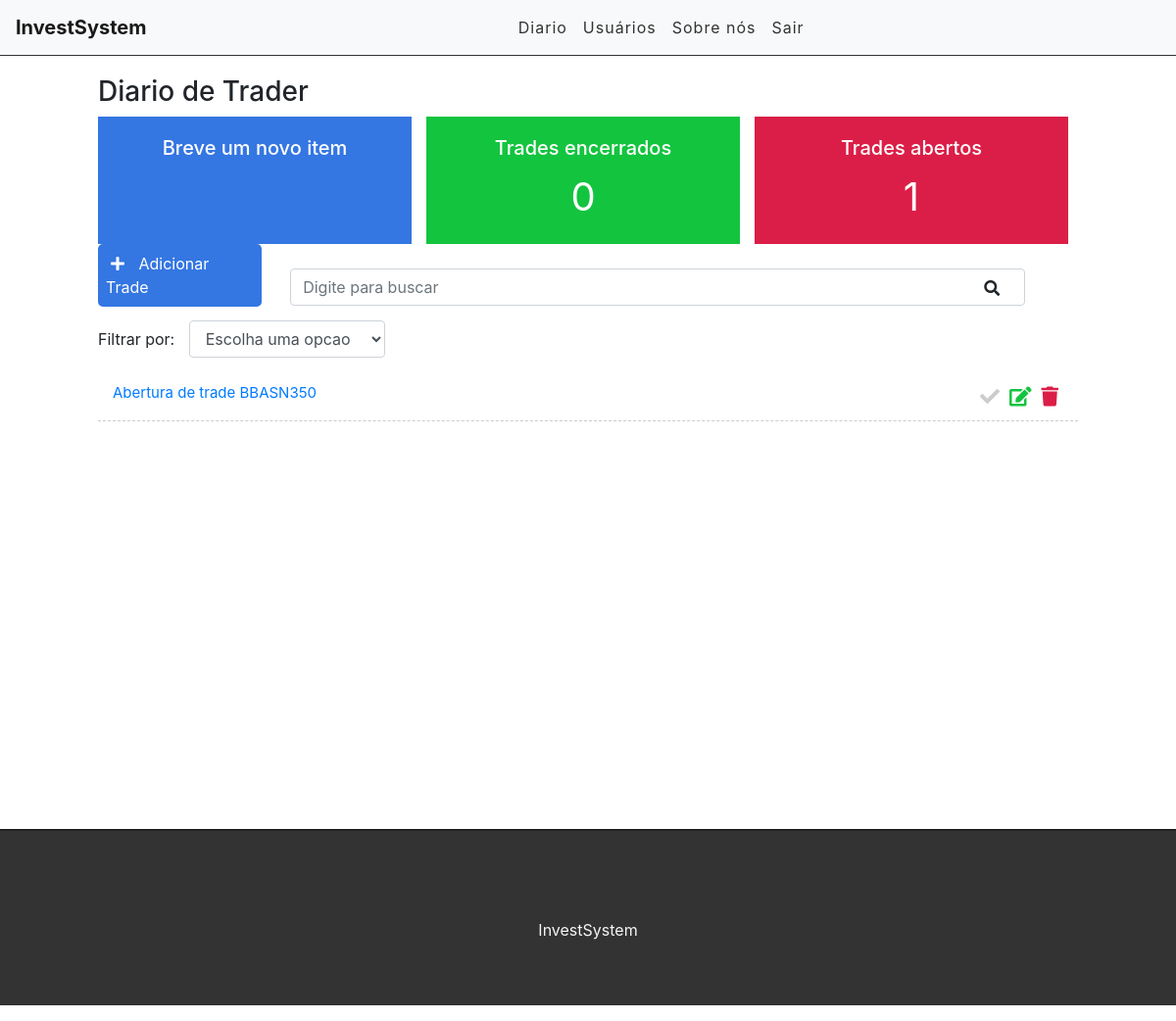
Before: /diario (signed in) with the older database file.
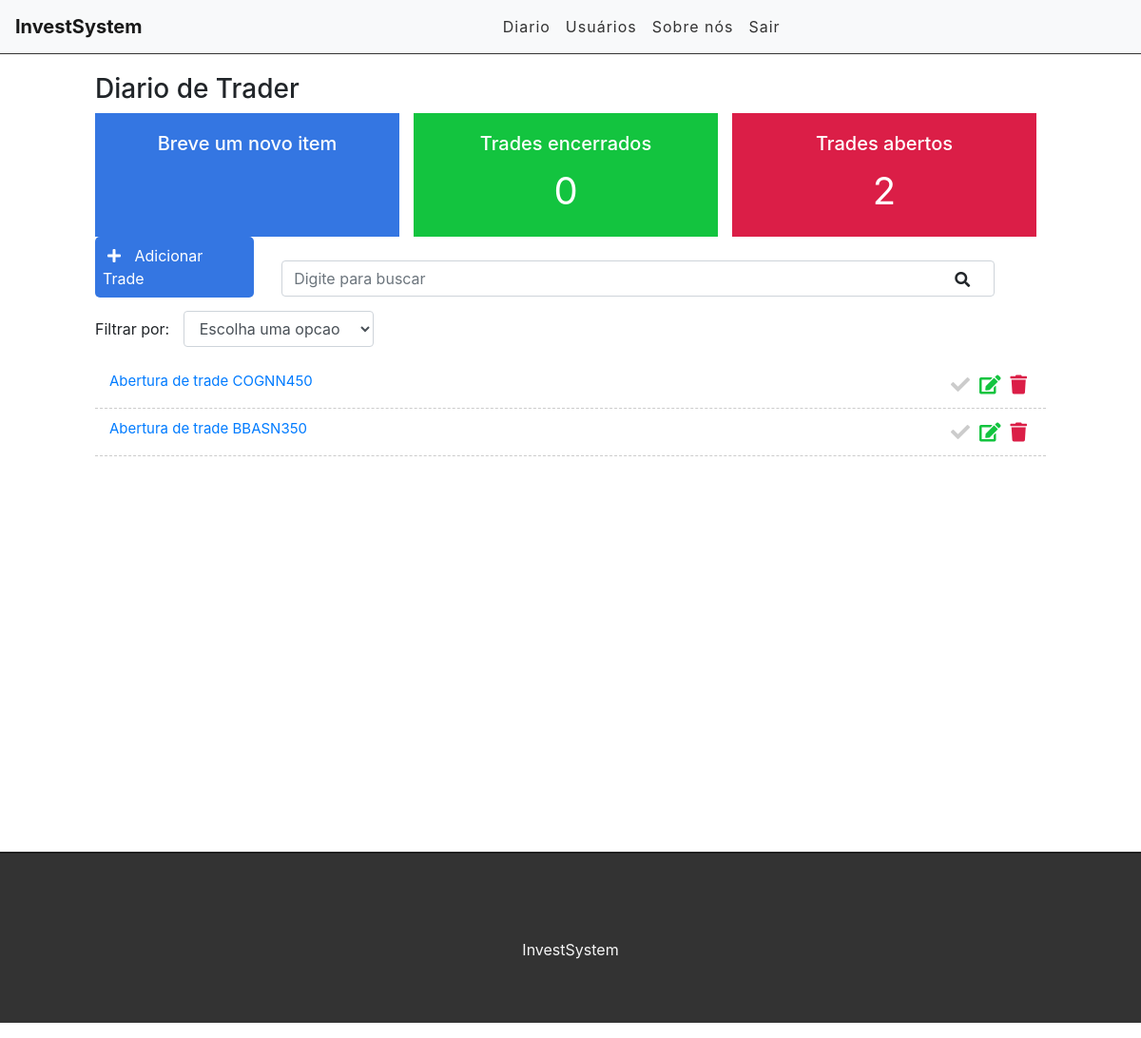
After: the same page with the newer database file.
### contas/models.py (models this page shows, shortened)
class Trade(models.Model):
      STATUS = (
            ('doing', 'Doing'),
            ('done', 'Done'),
      )
      title = models.CharField(max_length=255)
      description = models.TextField()
      done = models.CharField(
            max_length=5,
            choices = STATUS,
      )
      user = models.ForeignKey(get_user_model(), on_delete=models.CASCADE)
      created_at = models.DateTimeField(auto_now_add=True)
      updated_at = models.DateTimeField(auto_now=True)

### contas/views.py (the view)
# urls.py: path('diario',diarioTrader, name='diario'),
@login_required
def diarioTrader(request):
    search = request.GET.get('search')
    filter = request.GET.get('filter')
    tradeDone = Trade.objects.filter(done='done', user=request.user).count()
    tradeDoing = Trade.objects.filter(done='doing', user=request.user).count()
    if search:
        trade = Trade.objects.filter(title__icontains=search, user=request.user)
    elif filter:
        trade = Trade.objects.filter(done=filter, user=request.user)
    else:
        trade = Trade.objects.all().order_by('-created_at').filter(user=request.user)
    return render(request, 'contas/list.html', {'trade': trade,'tradedone': tradeDone, 'tradedoing': tradeDoing })

### contas/templates/contas/list.html (shortened to what this page needs)
{%extends 'contas/base.html'%}
{%block content%}
<div class="offset-1 col-10 list-div">
    <h3>Diario de Trader</h3>
    <div class="container dashboard">
        <div class="col-4 dashboard-box" id="dashboard-lastdays">
            <h4>Breve um novo item</h4>
        </div>
        <div class="col-4 dashboard-box" id="dashboard-done">
            <h4>Trades encerrados</h4>
            <span>{{ tradedone }}</span>
        </div>
        <div class="col-4 dashboard-box" id="dashboard-doing">
            <h4>Trades abertos</h4>
            <span>{{ tradedoing }}</span>
        </div>
    </div>
    <a id="add-link" href="newTrade/">
        <div class="col-2 add-div">
            <i class="fas fa-plus "></i> Adicionar Trade
        </div>
    </a>
    <div class="col-9 search-div">
        <form method="GET" id="search-form">
            <input class="form-control" type="text" id="search" name="search" placeholder="Digite para buscar">
            <i class="fas fa-search" id="search-btn"></i>
        </form>
    </div>
    <div class="col-12 filter-div">
        <span>Filtrar por:</span>
        <select name="filter" id="filter" class="form-control">
            <option value="">Escolha uma opcao</option>
        </select>
    </div>
    <ul class="task-list">
        {% for trades in trade %}
        {% if trades.done == 'doing'%}
        <li class="task-item">
            {%else%}
        <li class="task-item done">
            {%endif%}
            <span><a href="/diario/{{trades.id}}">{{trades.title}}</a></span>
            <a href="delete/{{trades.id}}"><span><i class="fas fa-trash"></i></span></a>
            <a href="edit/{{trades.id}}"><span><i class="fas fa-edit"></i></span></a>
            <a href="changestatus/{{trades.id}}"><span><i class="fas fa-check"></i></span></a>
        </li>
        {%endfor%}
    </ul>
</div>
<figure class="highcharts-figure">
    <div class="container-fluid">
        <div class="row">
            <div class="col-lg-12">
                <div id="container"></div>
            </div>
        </div>
    </div>
    {%endblock%}

Changed rows visible on the page:
added Trade: title "Abertura de trade COGNN450"
Other visible differences:
{{ tradedoing }}: "1" → "2"
